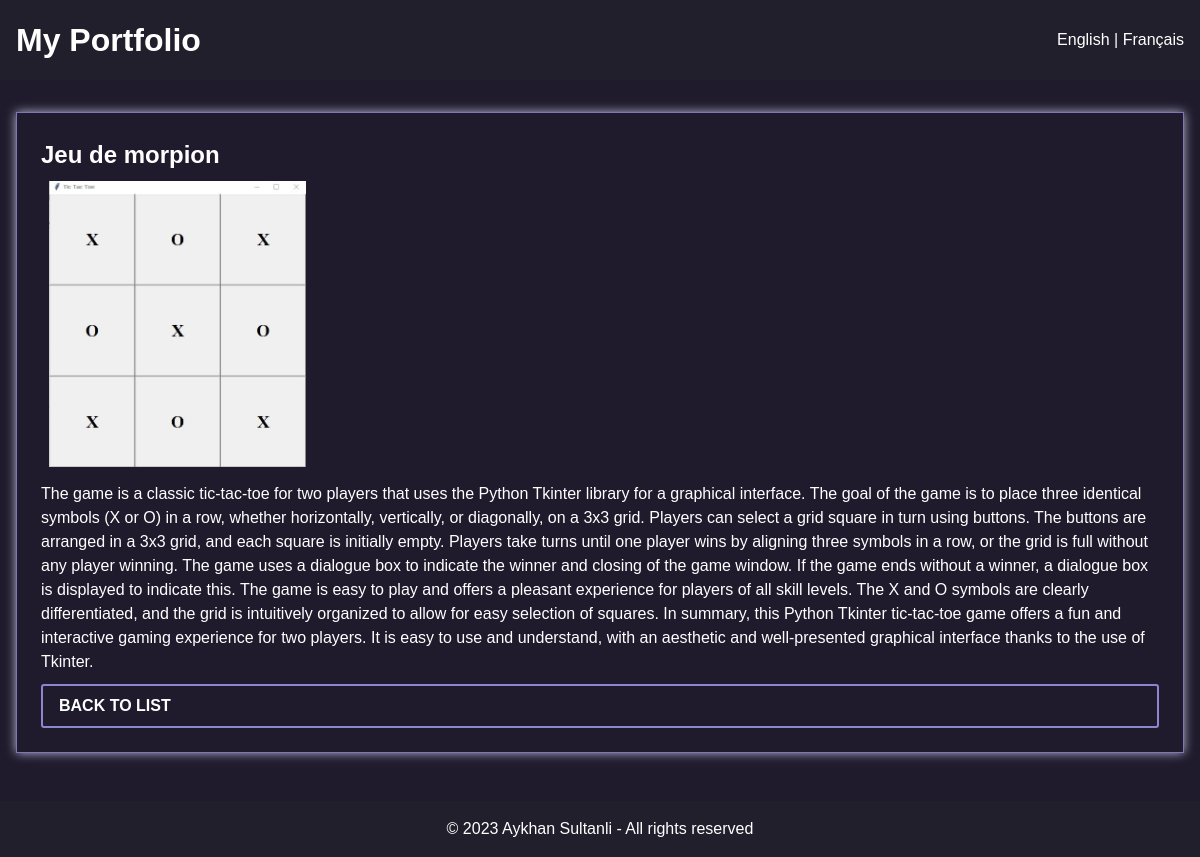
Screenshot of /project.php?id=2&lang=en with the database file from the repository.
### tables this page shows
CREATE TABLE `Projects` (
  `projectId` int NOT NULL,
  `Name` varchar(255) NOT NULL,
  `description_fr` text NOT NULL,
  `Photo` varchar(255) NOT NULL,
  `FullDescription` text,
  `description_en` text NOT NULL,
  `FullDescription_en` text NOT NULL
);

### lang/en_version.php (called while the page is built)
<?php
return [
    'lang' => 'en',
    'charset' => 'UTF-8',
    'viewport' => 'width=device-width, initial-scale=1.0',
    'title' => 'My Portfolio',
    'presentation' => 'Presentation',
    'welcome' => 'Welcome to my site! I am a passionate web developer who loves to create modern and functional websites.',
    'projects' => 'Projects',
    'name' => 'Name',
    'description' => 'FullDescription_en',
    'learn_more' => 'Learn more',
    'contact' => 'Contact',
    'footer' => 'Aykhan Sultanli - All rights reserved',
    'header' => 'My Portfolio',
    'linkedin' => 'LinkedIn Profile',
    'back_to_list' => 'Back to List',
    'name' => 'Name',
    'Email' => 'Email',
    'message' => 'Message',
    'send' => 'Send',
];

### project.php (the view, shortened to what this page needs)
<?php
$host = 'localhost';
$dbname = 'Projects';
$username = 'root';
$password = 'sikiminbashi';
$id = isset($_GET['id']) ? $_GET['id'] : '';
$language = 'en';
if ($language === 'fr') {
    $language_vars = include 'lang/fr_version.php';
} else {
    $language_vars = include 'lang/en_version.php';
}
try {
    $pdo = new PDO("mysql:host=$host;dbname=$dbname", $username, $password);
    $pdo->setAttribute(PDO::ATTR_ERRMODE, PDO::ERRMODE_EXCEPTION);
    $desc_col = $language === 'en' ? 'FullDescription_en' : 'FullDescription';
    $stmt = $pdo->prepare("SELECT *, $desc_col FROM Projects WHERE projectId = ?");
    $stmt->execute([$id]);
    $project = $stmt->fetch();
} catch (PDOException $e) {
    echo "Connection failed: " . $e->getMessage();
    die();
}
?>
<!DOCTYPE html>
<html lang="<?php echo $language_vars['lang']; ?>">
<head>
    <link rel="stylesheet" href="css/style-project.css">
</head>
<body>
<header>
    <h1><?php echo $language_vars['header']; ?></h1>
    <div id="lang-selection">
        <a href="?id=<?php echo $id; ?>&lang=en">English</a> | <a href="?id=<?php echo $id; ?>&lang=fr">Français</a>
    </div>
</header>
    <main>
        <section id="project-details">
            <div class="project">
                <h2><?php echo $project[$language_vars['name']]; ?></h2>
                <img src="<?php echo $project['Photo']; ?>" alt="<?php echo $project[$language_vars['name']]; ?>">
                <p><?php echo $project[$desc_col]; ?></p>
                <a href="index.php"><?php echo $language_vars['back_to_list']; ?></a>
            </div>
        </section>
    </main>
    <footer>
        <p>&copy; 2023 <?php echo $language_vars['footer']; ?></p>
    </footer>
</body>
</html>

### css/style-project.css (style rules this page uses)
* { box-sizing: border-box; margin: 0; padding: 0; }
body { font-family: sans-serif; line-height: 1.5; background-color: #1f1b2c; color: #fff; }
h1, h2, h3, h4, h5, h6 { font-weight: bold; }
a { color: #fff; text-decoration: none; }
header { background-color: #211f2c; color: #fff; padding: 1rem; display: flex; justify-content: space-between; align-items: center; }
main { max-width: 1200px; margin: 2rem auto; padding: 0 1rem; color: #fff; }
section { margin-bottom: 2rem; }
.project { border: 1px solid #7e77ba; padding: 1.5rem; margin-bottom: 3rem; box-shadow: 0px 0px 10px #b8b5d7; transition: transform 0.2s ease-in-out; }
.project img { max-width: 23%; height: auto; margin: 0.5rem; }
.project p { font-size: 16px; line-height: 1.5; margin: 0; }
.project a { display: block; margin-top: 10px; font-weight: bold; color: #fff; border: 2px solid #8e85d1; padding: 0.5rem 1rem; border-radius: 3px; text-transform: uppercase; transition: background-color 0.2s ease-in-out, color 0.2s ease-in-out; }
footer { background-color: #211f2c; color: #fff; text-align: center; padding: 1rem; }

### rows the page displays
projects: Name "Jeu de morpion", Photo (picture), FullDescription_en "The game is a classic tic-tac-toe for two players that uses the Python Tkinter library for a graphical interface. The goal of the game is to place three identical symbols (X or O) in a row, whether horizontally, vertically, or diagonally, on a 3x3 grid. Players can select a grid square in turn using buttons. The buttons are arranged in a 3x3 grid, and each square is initially empty. Players take turns until one player wins by aligning three symbols in a row, or the grid is full without any player winning. The game uses a dialogue box to indicate the winner and closing of the game window. If the game ends without a winner, a dialogue box is displayed to indicate this. The game is easy to…"

### other values shown
$language_vars['header'] "My Portfolio"
$language_vars['back_to_list'] "BACK TO LIST"
$language_vars['footer'] "Aykhan Sultanli - All rights reserved"
